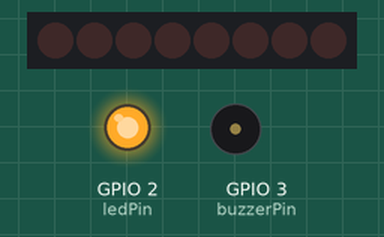
Simulated run of this sketch. Board: ESP8266 (NodeMCU). On the bench: 8 shift-register outputs drawn as a row of LEDs (first output left, lit = HIGH), output pins drawn as LEDs (lit = HIGH), buzzer (waves = sounding). EEPROM starts erased; pins used as bus, display or sensor lines are not drawn; what the sketch prints to the serial monitor is not drawn.

Above: at 0.1 s.
At 2.2 s:
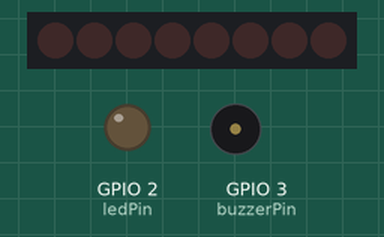
Timing chart, 0 to 3.7 s (numbered marks = the images above):
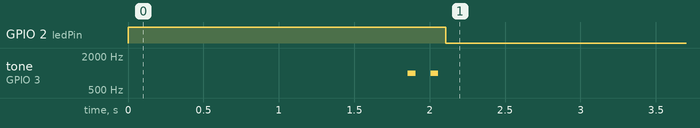

The sketch:

decabot_begin.ino
```cpp
/*
 *  Decabot 0.01
 *
 *  Codes for creation of basic Decabot Lib with step motors
 *
 *  Daniel Chagas
 *
 */

class Decabot {
  private:
    //private vars
      #define latchPin  8 //Pin connected to ST_CP of 74HC595
      #define clockPin  7 //Pin connected to SH_CP of 74HC595
      #define dataPin   6 //Pin connected to DS of 74HC595
      #define buzzerPin 3 //Pin connected to buzzer
      #define ledPin    2 //Pin connected to frontal LED
      #include <EEPROM.h>
      char decabotName[5] = "A01  ";
      char decabotOwner[50] = "anybody@decabot.com";
  public:
    //constructor
    Decabot(int serialSpeed) {
      //define pin modes for shift register, buzzer and LED
      pinMode(buzzerPin, OUTPUT);
      pinMode(ledPin, OUTPUT);
      pinMode(latchPin, OUTPUT);
      pinMode(clockPin, OUTPUT);
      pinMode(dataPin, OUTPUT);
    }

    void resetMotor() {
      digitalWrite(latchPin, LOW);
      shiftOut(dataPin, clockPin, MSBFIRST, B00000000); //Send all off to 74HC595
      digitalWrite(latchPin, HIGH);
      this->output(F("Reset motors"));
    }

    void soundBegin() {
      digitalWrite(ledPin, HIGH);
      for(int i=400;i<1000;i++){
        tone(buzzerPin, i, 3);
        delay(3);
      }
      noTone(buzzerPin);
      delay(50);
      this->beep(50);
      delay(50);
      this->beep(50);
      digitalWrite(ledPin, LOW);
    }

    void beep(int time){
      tone(buzzerPin, 1000, 50);
      delay(time);
      noTone(buzzerPin);
      delay(time);
    }

    void recordingSound() {
      //sound played everytime something is recorded in EEPROM
      for(int x=0;x<3;x++){
        this->beep(50);
        delay(50);
      }
    }

    void boot(){
      //Boot sequence
      this->output(F("Initializing Decabot..."));
      this->resetMotor();
      this->soundBegin();
      this->whoami();
      this->output(F("READY!"));
    }

    void whoami() {
      //OUtputs tag name and owner e-mail of Decabot
      //UniqueIDdump(Serial);
      String tmp1 = F("Decabot Name: ");
      for(int i=896;i<=900;i++){
        tmp1.concat((char) EEPROM.read(i));
        decabotName[i - 896] = EEPROM.read(i);
      }
      this->output(tmp1);
      String tmp2 = F("Owner: ");
      for(int i=901;i<950;i++){
        tmp2.concat((char) EEPROM.read(i));
      }
      this->output(tmp2);
    }

    void yourNameIs(String parameter){
      //change Decabot's tag name on EEPROM
      this->recordingSound();
      parameter.toCharArray(decabotName,6);
      for(int i=0;i<=5;i++){
        EEPROM.write(i + 896,decabotName[i]);
      }
      this->output(F("new name:"));
      this->output(decabotName);
    }

    void yourOwnerIs(String parameter){
      //change decabot emails owner on EEPROM
      this->recordingSound();
      parameter.toCharArray(decabotOwner,50);
      for(int i=0;i<=50;i++){
        EEPROM.write(i + 902,decabotOwner[i]);
      }
      this->output(F("Decabot owner: "));
      this->output(decabotOwner);
    }

    void output(String message){
      //Terminal-like output, with timestamp
      //User must start serial in setup() to work
      String msg = "";
      msg.concat(String(millis()/1000.0,2));
      msg.concat(F(">"));
      msg.concat(message);
      Serial.println(msg);
    }

};

Decabot robot(9600); //create object Decabot

void setup() {
  Serial.begin(9600);
  robot.boot();
}

void loop() {
  delay(5000);
  robot.output("ok");
}
```

ArduinoUniqueID.cpp
```cpp
// (licence header left out)
#include "ArduinoUniqueID.h"

ArduinoUniqueID::ArduinoUniqueID()
{
#if defined(ARDUINO_ARCH_AVR)
	for (size_t i = 0; i < UniqueIDsize; i++)
	{
		id[i] = boot_signature_byte_get(0x0E + i + (UniqueIDsize == 9 && i > 5 ? 1 : 0));
	}
#elif defined(ARDUINO_ARCH_ESP8266)
	uint32_t chipid = ESP.getChipId();
	id[0] = 0;
	id[1] = 0;
	id[2] = 0;
	id[3] = 0;
	id[4] = chipid >> 24;
	id[5] = chipid >> 16;
	id[6] = chipid >> 8;
	id[7] = chipid;

#elif defined(ARDUINO_ARCH_ESP32)
	uint64_t chipid = ESP.getEfuseMac();
	id[0] = 0;
	id[1] = 0;
	id[2] = chipid;
	id[3] = chipid >> 8;
	id[4] = chipid >> 16;
	id[5] = chipid >> 24;
	id[6] = chipid >> 32;
	id[7] = chipid >> 40;

#elif defined(ARDUINO_ARCH_SAM)
	unsigned int status ;
	/* Send the Start Read unique Identifier command (STUI) by writing the Flash Command Register with the STUI command.*/
	EFC1->EEFC_FCR = (0x5A << 24) | EFC_FCMD_STUI;
	do
	{
		status = EFC1->EEFC_FSR ;
	} while ( (status & EEFC_FSR_FRDY) == EEFC_FSR_FRDY ) ;

	/* The Unique Identifier is located in the first 128 bits of the Flash memory mapping. So, at the address 0x400000-0x400003. */
	uint32_t pdwUniqueID[4];
	pdwUniqueID[0] = *(uint32_t *)IFLASH1_ADDR;
	pdwUniqueID[1] = *(uint32_t *)(IFLASH1_ADDR + 4);
	pdwUniqueID[2] = *(uint32_t *)(IFLASH1_ADDR + 8);
	pdwUniqueID[3] = *(uint32_t *)(IFLASH1_ADDR + 12);
	for (int i = 0; i < 4; i++)
	{
		id[i*4+0] = (uint8_t)(pdwUniqueID[i] >> 24);
		id[i*4+1] = (uint8_t)(pdwUniqueID[i] >> 16);
		id[i*4+2] = (uint8_t)(pdwUniqueID[i] >> 8);
		id[i*4+3] = (uint8_t)(pdwUniqueID[i] >> 0);
	}

	/* To stop the Unique Identifier mode, the user needs to send the Stop Read unique Identifier
	command (SPUI) by writing the Flash Command Register with the SPUI command. */
	EFC1->EEFC_FCR = (0x5A << 24) | EFC_FCMD_SPUI ;

	/* When the Stop read Unique Unique Identifier command (SPUI) has been performed, the
	FRDY bit in the Flash Programming Status Register (EEFC_FSR) rises. */
	do
	{
		status = EFC1->EEFC_FSR ;
	} while ( (status & EEFC_FSR_FRDY) != EEFC_FSR_FRDY );

#elif defined(ARDUINO_ARCH_SAMD)

	// from section 9.3.3 of the datasheet
	#define SERIAL_NUMBER_WORD_0	*(volatile uint32_t*)(0x0080A00C)
	#define SERIAL_NUMBER_WORD_1	*(volatile uint32_t*)(0x0080A040)
	#define SERIAL_NUMBER_WORD_2	*(volatile uint32_t*)(0x0080A044)
	#define SERIAL_NUMBER_WORD_3	*(volatile uint32_t*)(0x0080A048)

	uint32_t pdwUniqueID[4];
	pdwUniqueID[0] = SERIAL_NUMBER_WORD_0;
	pdwUniqueID[1] = SERIAL_NUMBER_WORD_1;
	pdwUniqueID[2] = SERIAL_NUMBER_WORD_2;
	pdwUniqueID[3] = SERIAL_NUMBER_WORD_3;

	for (int i = 0; i < 4; i++)
	{
		id[i*4+0] = (uint8_t)(pdwUniqueID[i] >> 24);
		id[i*4+1] = (uint8_t)(pdwUniqueID[i] >> 16);
		id[i*4+2] = (uint8_t)(pdwUniqueID[i] >> 8);
		id[i*4+3] = (uint8_t)(pdwUniqueID[i] >> 0);
	}

#elif defined(ARDUINO_ARCH_STM32)
	uint32_t pdwUniqueID[3];
	pdwUniqueID[0] = HAL_GetUIDw0();
	pdwUniqueID[1] = HAL_GetUIDw1();
	pdwUniqueID[2] = HAL_GetUIDw2();
	for (int i = 0; i < 3; i++)
	{
		id[i*4+0] = (uint8_t)(pdwUniqueID[i] >> 24);
		id[i*4+1] = (uint8_t)(pdwUniqueID[i] >> 16);
		id[i*4+2] = (uint8_t)(pdwUniqueID[i] >> 8);
		id[i*4+3] = (uint8_t)(pdwUniqueID[i] >> 0);
	}
#endif
}

ArduinoUniqueID _UniqueID;
```

ArduinoUniqueID.h
```cpp
// (licence header left out)
#ifndef _ARDUINO_UNIQUE_ID_H_
#define _ARDUINO_UNIQUE_ID_H_

#include <Arduino.h>

#if defined(ARDUINO_ARCH_AVR)
#include <avr/boot.h>
#ifndef SIGRD
#define SIGRD 5
#endif
#elif defined(ARDUINO_ARCH_ESP8266)
#elif defined(ARDUINO_ARCH_ESP32)
#elif defined(ARDUINO_ARCH_SAM)
#elif defined(ARDUINO_ARCH_SAMD)
#elif defined(ARDUINO_ARCH_STM32)
#else
#error "ArduinoUniqueID only works on AVR, SAM, SAMD, STM32 and ESP Architecture"
#endif

#if defined(ARDUINO_ARCH_AVR)

#if defined(__AVR_ATmega328PB__)
#define UniqueIDsize 10
#else
#define UniqueIDsize 9
#endif

#define UniqueIDbuffer UniqueIDsize

#elif defined(ARDUINO_ARCH_ESP8266)
#define UniqueIDsize 4
#define UniqueIDbuffer 8
#elif defined(ARDUINO_ARCH_ESP32)
#define UniqueIDsize 6
#define UniqueIDbuffer 8
#elif defined(ARDUINO_ARCH_SAM)
#define UniqueIDsize 16
#define UniqueIDbuffer 16
#elif defined(ARDUINO_ARCH_SAMD)
#define UniqueIDsize 16
#define UniqueIDbuffer 16
#elif defined(ARDUINO_ARCH_STM32)
#define UniqueIDsize 12
#define UniqueIDbuffer 12
#endif

#define UniqueID8 (_UniqueID.id + UniqueIDbuffer - 8)
#define UniqueID (_UniqueID.id + UniqueIDbuffer - UniqueIDsize)

#define UniqueIDdump(stream)                      \
	{                                             \
		stream.print("UniqueID: ");       \
		for (size_t i = 0; i < UniqueIDsize; i++) \
		{                                         \
			if (UniqueID[i] < 0x10)               \
				stream.print("0");                \
			stream.print(UniqueID[i], HEX);       \
			stream.print(" ");                    \
		}                                         \
		stream.println();                         \
	}

#define UniqueID8dump(stream)                \
	{                                        \
		stream.print("UniqueID: ");  \
		for (size_t i = 0; i < 8; i++)       \
		{                                    \
			if (UniqueID8[i] < 0x10)         \
				stream.print("0");           \
			stream.print(UniqueID8[i], HEX); \
			stream.print(" ");               \
		}                                    \
		stream.println();                    \
	}

class ArduinoUniqueID
{
  public:
	ArduinoUniqueID();
	uint8_t id[UniqueIDbuffer];
};

extern ArduinoUniqueID _UniqueID;

#endif
```
